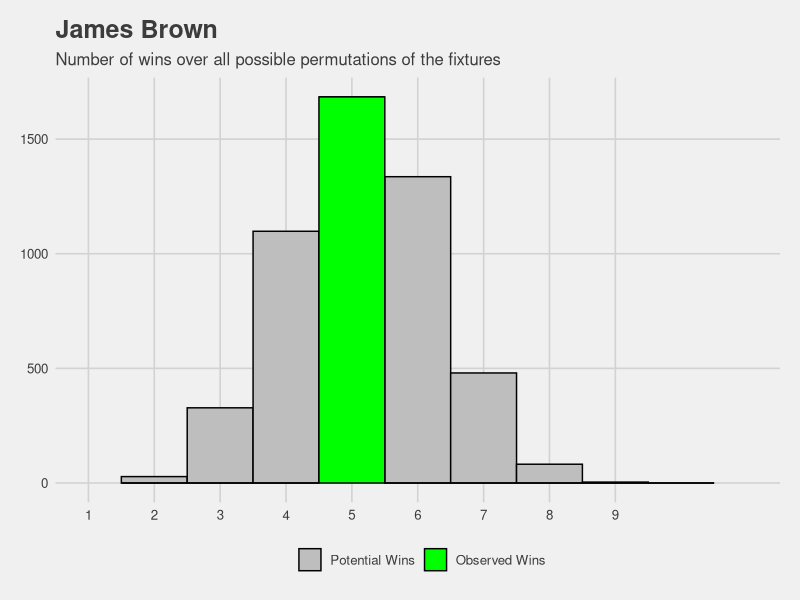
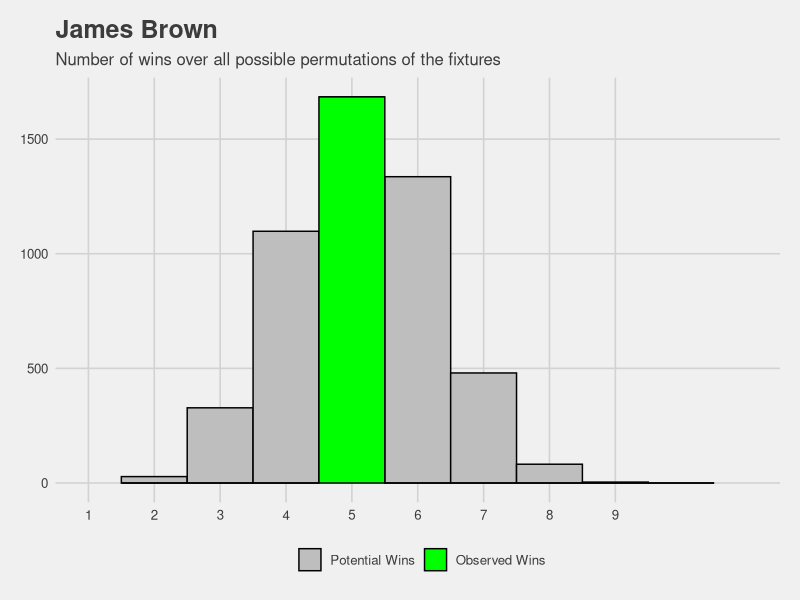

The R script that drew these images, in order:
##%######################################################%##
#                                                          #
####                Get list of team IDs                ####
#                                                          #
##%######################################################%##

# 1 = Mara
# 2 = Paul
# 3 = Baron
# 4 = Bish
# 5 = Kirch
# 6 = Brown
# 7 = Pansini
# 8 = Rossi

##%######################################################%##
#                                                          #
####     Get all permutations of potential fixtures     ####
#                                                          #
##%######################################################%##

library(tidyverse)
library(ggthemes)
library(pracma)
all_fixtures <- data.frame(perms(c(1,2,3,4,5,7,8)))

##%######################################################%##
#                                                          #
####           Rename and add rounds 8 to 17            ####
#                                                          #
##%######################################################%##

all_fixtures <-
  all_fixtures %>%
  transmute("Round 1" = X1,
            "Round 2" = X2,
            "Round 3" = X3,
            "Round 4" = X4,
            "Round 5" = X5,
            "Round 6" = X6,
            "Round 7" = X7,
            "Round 8" = X1,
            "Round 9" = X2,
            "Round 10" = X3,
            "Round 11" = X4,
            "Round 15" = X5,
            "Round 16" = X6,
            "Total Wins" = 0)

##%######################################################%##
#                                                          #
####  Mutate to get scores by opponent for each round   ####
#                                                          #
##%######################################################%##

all_fixtures <-
all_fixtures %>%
  mutate(`Round 1` =
           case_when(
             `Round 1` == 8 ~ 1521,  # Rossi
             `Round 1` == 7 ~ 1502,  # Pansini
             `Round 1` == 6 ~ 1441,  # Brown
             `Round 1` == 5 ~ 1411,  # Kirch
             `Round 1` == 4 ~ 1381,  # Bish
             `Round 1` == 3 ~ 1500,  # Baron
             `Round 1` == 2 ~ 1550,  # Paul
             `Round 1` == 1 ~ 1583), # Mara
         
         `Round 2` =
           case_when(
             `Round 2` == 8 ~ 1586,  # Rossi
             `Round 2` == 7 ~ 1549,  # Pansini
             `Round 2` == 6 ~ 1582,  # Brown
             `Round 2` == 5 ~ 1493,  # Kirch
             `Round 2` == 4 ~ 1424,  # Bish
             `Round 2` == 3 ~ 1540,  # Baron
             `Round 2` == 2 ~ 1689,  # Paul
             `Round 2` == 1 ~ 1564), # Mara
         
         `Round 3` =
           case_when(
             `Round 3` == 8 ~ 1562,  # Rossi
             `Round 3` == 7 ~ 1523,  # Pansini
             `Round 3` == 6 ~ 1562,  # Brown
             `Round 3` == 5 ~ 1482,  # Kirch
             `Round 3` == 4 ~ 1477,  # Bish
             `Round 3` == 3 ~ 1518,  # Baron
             `Round 3` == 2 ~ 1601,  # Paul
             `Round 3` == 1 ~ 1500), # Mara
         
         `Round 4` =
           case_when(
             `Round 4` == 8 ~ 1532,  # Rossi
             `Round 4` == 7 ~ 1362,  # Pansini
             `Round 4` == 6 ~ 1577,  # Brown
             `Round 4` == 5 ~ 1597,  # Kirch
             `Round 4` == 4 ~ 1344,  # Bish
             `Round 4` == 3 ~ 1475,  # Baron
             `Round 4` == 2 ~ 1635,  # Paul
             `Round 4` == 1 ~ 1684), # Mara
         
         `Round 5` =
           case_when(
             `Round 5` == 8 ~ 1590,  # Rossi
             `Round 5` == 7 ~ 1524,  # Pansini
             `Round 5` == 6 ~ 1528,  # Brown
             `Round 5` == 5 ~ 1379,  # Kirch
             `Round 5` == 4 ~ 1530,  # Bish
             `Round 5` == 3 ~ 1546,  # Baron
             `Round 5` == 2 ~ 1574,  # Paul
             `Round 5` == 1 ~ 1635), # Mara
         
         `Round 6` =
           case_when(
             `Round 6` == 8 ~ 1577,  # Rossi
             `Round 6` == 7 ~ 1668,  # Pansini
             `Round 6` == 6 ~ 1480,  # Brown
             `Round 6` == 5 ~ 1500,  # Kirch
             `Round 6` == 4 ~ 1464,  # Bish
             `Round 6` == 3 ~ 1784,  # Baron
             `Round 6` == 2 ~ 1787,  # Paul
             `Round 6` == 1 ~ 1543), # Mara
         
         `Round 7` =
           case_when(
             `Round 7` == 8 ~ 1547,  # Rossi
             `Round 7` == 7 ~ 1589,  # Pansini
             `Round 7` == 6 ~ 1528,  # Brown
             `Round 7` == 5 ~ 1243,  # Kirch
             `Round 7` == 4 ~ 1487,  # Bish
             `Round 7` == 3 ~ 1624,  # Baron
             `Round 7` == 2 ~ 1634,  # Paul
             `Round 7` == 1 ~ 1640), # Mara
         
         `Round 8` =
           case_when(
             `Round 8` == 8 ~ 1645,  # Rossi
             `Round 8` == 7 ~ 1506,  # Pansini
             `Round 8` == 6 ~ 1467,  # Brown
             `Round 8` == 5 ~ 1391,  # Kirch
             `Round 8` == 4 ~ 1675,  # Bish
             `Round 8` == 3 ~ 1694,  # Baron
             `Round 8` == 2 ~ 1511,  # Paul
             `Round 8` == 1 ~ 1551), # Mara
         
         `Round 9` =
           case_when(
             `Round 9` == 8 ~ 1535,  # Rossi
             `Round 9` == 7 ~ 1701,  # Pansini
             `Round 9` == 6 ~ 1414,  # Brown
             `Round 9` == 5 ~ 1441,  # Kirch
             `Round 9` == 4 ~ 1479,  # Bish
             `Round 9` == 3 ~ 1726,  # Baron
             `Round 9` == 2 ~ 1468,  # Paul
             `Round 9` == 1 ~ 1640), # Mara
         
         `Round 10` =
           case_when(
             `Round 10` == 8 ~ 1521,  # Rossi
             `Round 10` == 7 ~ 1489,  # Pansini
             `Round 10` == 6 ~ 1464,  # Brown
             `Round 10` == 5 ~ 1420,  # Kirch
             `Round 10` == 4 ~ 1508,  # Bish
             `Round 10` == 3 ~ 1665,  # Baron
             `Round 10` == 2 ~ 1572,  # Paul
             `Round 10` == 1 ~ 1551), # Mara
         
         `Round 11` =
           case_when(
             `Round 11` == 8 ~ 1603,  # Rossi
             `Round 11` == 7 ~ 1594,  # Pansini
             `Round 11` == 6 ~ 1522,  # Brown
             `Round 11` == 5 ~ 1422,  # Kirch
             `Round 11` == 4 ~ 1613,  # Bish
             `Round 11` == 3 ~ 1731,  # Baron
             `Round 11` == 2 ~ 1736,  # Paul
             `Round 11` == 1 ~ 1542), # Mara
         
         `Round 15` =
           case_when(
             `Round 15` == 8 ~ 1696,  # Rossi
             `Round 15` == 7 ~ 1534,  # Pansini
             `Round 15` == 6 ~ 1618,  # Brown
             `Round 15` == 5 ~ 1550,  # Kirch
             `Round 15` == 4 ~ 1453,  # Bish
             `Round 15` == 3 ~ 1677,  # Baron
             `Round 15` == 2 ~ 1569,  # Paul
             `Round 15` == 1 ~ 1493), # Mara
         
         `Round 16` =
           case_when(
             `Round 16` == 8 ~ 1704,  # Rossi
             `Round 16` == 7 ~ 1649,  # Pansini
             `Round 16` == 6 ~ 1731,  # Brown
             `Round 16` == 5 ~ 1307,  # Kirch
             `Round 16` == 4 ~ 1661,  # Bish
             `Round 16` == 3 ~ 1696,  # Baron
             `Round 16` == 2 ~ 1643,  # Paul
             `Round 16` == 1 ~ 1465)) # Mara
         
##%######################################################%##
#                                                          #
####      Get win or loss as Boolean true / false       ####
#                                                          #
##%######################################################%##

all_results <-
  all_fixtures %>%
  mutate(`Round 1` = ifelse(`Round 1` < 1441, TRUE, FALSE)) %>%
  mutate(`Round 2` = ifelse(`Round 2` < 1582, TRUE, FALSE)) %>%
  mutate(`Round 3` = ifelse(`Round 3` < 1562, TRUE, FALSE)) %>%
  mutate(`Round 4` = ifelse(`Round 4` < 1577, TRUE, FALSE)) %>%
  mutate(`Round 5` = ifelse(`Round 5` < 1528, TRUE, FALSE)) %>%
  mutate(`Round 6` = ifelse(`Round 6` < 1480, TRUE, FALSE)) %>%
  mutate(`Round 7` = ifelse(`Round 7` < 1528, TRUE, FALSE)) %>%
  mutate(`Round 8` = ifelse(`Round 8` < 1467, TRUE, FALSE)) %>%
  mutate(`Round 9` = ifelse(`Round 9` < 1414, TRUE, FALSE)) %>%
  mutate(`Round 10` = ifelse(`Round 10` < 1464, TRUE, FALSE)) %>%
  mutate(`Round 11` = ifelse(`Round 11` < 1522, TRUE, FALSE)) %>%
  mutate(`Round 15` = ifelse(`Round 15` < 1618, TRUE, FALSE)) %>%
  mutate(`Round 16` = ifelse(`Round 16` < 1731, TRUE, FALSE))

all_results$`Total Wins` <- rowSums(all_results[,1:13])

##%######################################################%##
#                                                          #
####      Get distribution of results vs observed       ####
#                                                          #
##%######################################################%##

# Table
all_results_summary <-
all_results %>%
  summarise(
    min = min(`Total Wins`),
    mode = Mode(`Total Wins`),
    mean = mean(`Total Wins`),
    max = max(`Total Wins`))

# Plot
all_results %>%
  ggplot(mapping = aes(x = `Total Wins`, fill = `Total Wins` == 5)) +
  geom_histogram(binwidth = 1, colour = "black") +
  scale_fill_manual(values = c("grey", "green"), name = "", labels = c("Potential Wins", "Observed Wins")) +
  scale_x_continuous(limits = c(1,11), breaks = seq(0, 9, by = 1)) +
  ggtitle("James Brown", subtitle = "Number of wins over all possible permutations of the fixtures") +
  theme_fivethirtyeight()

# Save plot to output folder
ggsave("Output/expected_vs_observed_wins_brown.png")

##%######################################################%##
#                                                          #
#### Get difference between observed and expected wins  ####
#                                                          #
##%######################################################%##

observed_vs_expected_wins_06 <-
  tibble(
    Coach = "James Brown",
    `Observed Wins` = 5,
    `Expected Wins` = all_results_summary$mode)
